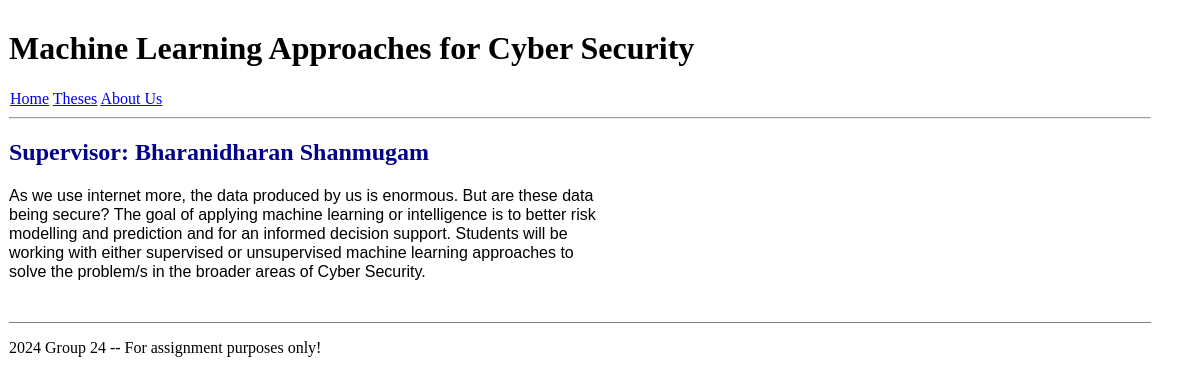
Page /page3/2/ on the committed database.
### assignment2_app/models.py (models this page shows, shortened)
class TestThesis(models.Model):   # Step 1
  title = models.CharField(max_length=100)
  desc = models.CharField(max_length=1500)
  sup_name = models.CharField(max_length=30)

### assignment2_app/views.py (the view)
# urls.py: path('page3/<int:tid>/', views.show_thesis_topic),
def show_thesis_topic(request, tid):
   theses = TestThesis.objects.all()
   thesis_selected = None
   for thesis in theses:
      if thesis.id == tid:
         thesis_selected = thesis
         break
   context = {
      'thesis': thesis_selected,
   }
   return render(request, 'assignment2_app/page3.html', context)

### assignment2_app/templates/assignment2_app/page3.html
{% extends "assignment2_app/base.html" %}
{% block page_heading %}<h1>{{ thesis.title }}</h1>{% endblock %}
{% block main_body %}
{% if thesis %}
<h2 style="color: darkblue; font-size: 20;">Supervisor: {{ thesis.sup_name }}</h2>
<p style="font-family: 'Libre Franklin', sans-serif; font-size: 15; line-height: 1.2; max-width: 600px;">
    {{ thesis.desc }}
</p>
{% endif %}
{% endblock %}

### rows in the picture
TestThesis: title "Machine Learning Approaches for Cyber Security", sup_name "Bharanidharan Shanmugam", desc "As we use internet more, the data produced by us is enormous. But are these data being secure? The goal of applying machine learning or intelligence is to better risk modelling and prediction and for an informed decision support. Students will be working with either supervised or unsupervised machine learning approaches to solve the problem/s in the broader areas of Cyber Security."
